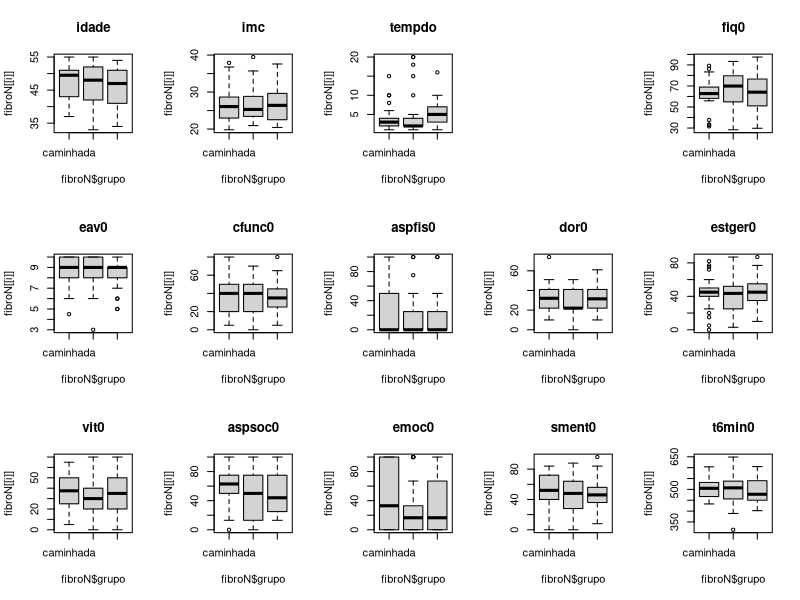

This figure's R source: (Note: this script raises an error after producing the figure.)
library(readr)
library(dplyr)
library(readxl)
library(car)
library(plyr)
library(dplyr)
library(stringr)

### Opens the base file and creates a properly ordered database
fibro <- read_excel("FIBROMIALGIA.xlsx")
fibro <- fibro[c(1:6,10,7:9,11:37)]

### Labels the groups by name
fibro$grupo   <- gsub('1', 'caminhada', fibro$grupo)
fibro$grupo   <- gsub('2', 'rml', fibro$grupo)
fibro$grupo   <- gsub('3', 'controle', fibro$grupo)

### Labels menopause into two groups
fibro$menop   <- gsub('1', 'menopausa', fibro$menop)
fibro$menop   <- gsub('0', 'nao', fibro$menop)

### Transforms the continuous BMI into discrete groups and organizes columns
fibro$imccat <- cut(fibro$imc, breaks = c(-Inf, 24.9, 30, Inf),
                    labels = c("normal","sobrepeso", "obesidade"))
fibro <- subset(fibro, select = c(1:4, 38, 5:37))

# View(fibro)

### Sets the p-Value of interest that we will use to test with logical arguments
p_value = 0.05


##########


### Loops between weeks
for (n in c("0","8","16")){
  
  ### Selects the necesary columns for the analysis of each week
  positions <- c(names(fibro[1:7]), names(select(fibro, ends_with(n))))
  fibroN <- fibro %>% select(positions)
  fibroN$grupo <- ordered(fibroN$grupo, levels = c("caminhada", "rml", "controle"))
  
  ### Creates a dataframe that receives the results (names the lines)
  results <- data.frame(c("shapiro caminhada", "shapiro rml",
                          "shapiro controle", "Bartlett all","ANOVA p-value",
                          "Krustal-Wallis p-value",
                          "shapiro residuals", "Normal Residuals", "Tuckey rml-caminhada",
                          "Tuckey controle-caminhada", "Tuckey controle-rml",
                          "Chi-Squared for Menopause", "Chi-Squared for IMC",
                          "two-way ANOVA for Grupo and IMC",
                          "two-way ANOVA for Grupo and Menopausa"), row.names = TRUE)
  
  ### Creates the boxplot lattice
  namebox <- sprintf("Boxplot_das_variaveis_na_semana_%s.svg",n)
  svg(namebox, width = 16, height = 9)
  par(mfrow = c(3,5))
  
  ### Loops between variables (in columns)
  for (i in positions[-(1:2)]) {
    
    
    ### Writes results to dataframe for continuous variable
    if (i != "menop" && i != "imccat"){
      
      ### Shapiro-Wilks Test for Normality
      #   s     <- shapiro.test(fibroN[[i]])
      s1    <- shapiro.test(subset(fibroN[[i]], fibroN$grupo == "caminhada"))
      s2    <- shapiro.test(subset(fibroN[[i]], fibroN$grupo == "rml"))
      s3    <- shapiro.test(subset(fibroN[[i]], fibroN$grupo == "controle"))
      
      ### Bartlett Test for Variance
      bart  <- bartlett.test(fibroN[[i]], fibroN$grupo)
      
      ### ANOVA - One Way Test
      aovar <- aov(fibroN[[i]] ~ fibroN$grupo)
      
      ### Krustal-Wallis Non Parametric Test
      k     <- kruskal.test(fibroN[[i]] ~ fibroN$grupo)
      
      ### Shapiro-Wilks for Normality of ANOVA Residuals 
      sres <- shapiro.test(residuals(aovar))
      nres <- sres$p.value > p_value
      
      ### Tukey Test of Honest Significant Difference between groups
      tuk   <- data.frame(c(TukeyHSD(aovar)))
      tuk21 <- tuk$fibroN.grupo.p.adj[1]
      tuk31 <- tuk$fibroN.grupo.p.adj[2]
      tuk32 <- tuk$fibroN.grupo.p.adj[3]
      
      # ### Wilcoxon-Mann-Whitney Test for Pairs - could be implemented if desired
      # wmw21 <- wilcox.test(fibroN[[i]] ~ fibroN$grupo, data = fibroN)
      # wmw31 <- 
      # wmw32 <- 
      
      ### ANOVA - Two Way Test
      aoimc <- aov(fibroN[[i]] ~ fibroN$grupo + fibroN$imccat)
      aomen <- aov(fibroN[[i]] ~ fibroN$grupo + fibroN$menop)
      
      results[,names(fibroN[i])] <- c(s1$p.value, s2$p.value, s3$p.value,
                                      bart$p.value, data.frame(c(summary(aovar)))$Pr..F.[1],
                                      k$p.value,
                                      sres$p.value, nres, tuk21, tuk31, tuk32, NA, NA,
                                      data.frame(c(summary(aoimc)))$Pr..F.[1],
                                      data.frame(c(summary(aomen)))$Pr..F.[1])
      
      ### Organizes Boxplots to increase readability and visualization
      if (i == "fiq0"){  
        frame()
      }
      
      if (i == "eav8" || i == "eav16"){  
        frame()
        frame()
      }
      
      ### Writes Boxplots to lattice
      boxplot(fibroN[[i]] ~ fibroN$grupo, main = names(fibroN[i]))
      
    }
    
    ### Writes results to dataframe if categorical variable
    if (i == "menop" || i == "imccat"){
      
      ### Chi-Squared Test for the discrete variables
      csmen <- chisq.test(fibro$menop, fibro$grupo)
      csimc <- chisq.test(fibro$imccat, fibro$grupo)
      
      results[,names(fibroN[i])] <- c(NA, NA, NA, NA, NA, NA, NA, NA, NA, NA,
                                      NA, csmen$p.value, csimc$p.value, NA, NA)
      
      
    }
    
    ### DEBUG
    #print(i)
  }
  
  ### Writes results to CSV file
  write.csv(results, sprintf("results_%s.csv", n), row.names = TRUE)
  
  dev.off()
  
  ### DEBUG
  #print(n)
}

# ### cleans the environment
# rm(list = ls())


##########


### Opens reorganizes and visualizes the results for each week
results_0 <- read_csv("results_0.csv")
transposed_res0  <- t(results_0)
View(transposed_res0)
write.csv(transposed_res0, sprintf("results_0.csv"), row.names = TRUE)
results_8 <- read_csv("results_8.csv")
transposed_res8  <- t(results_8)
View(transposed_res8)
write.csv(transposed_res8, sprintf("results_8.csv"), row.names = TRUE)
results_16 <- read_csv("results_16.csv")
transposed_res16 <- t(results_16)
View(transposed_res16)
write.csv(transposed_res16, sprintf("results_16.csv"), row.names = TRUE)


##########


### Selection for Graph Creator
n = "0" #semana desejada
i = "cfunc0" #variavel desejada, verificar que variavel ?? da mesma semana
g = "rml" #grupo desejado

columns <- c(names(fibro[1:2]), i)
plotc <- fibro %>% select(columns)
plotc$grupo <- ordered(plotc$grupo, levels = c("caminhada", "rml", "controle"))
x <- subset(plotc[[i]], plotc$grupo == g)

### Creates the Plot Lattice
namehist <- sprintf("Histograma_da_variavel_%s_na_semana_%s_para_o_grupo_%s.svg", i, n, g)
svg(namehist, width = 16, height = 9)
par(mfrow = c(1,2))

### Makes histograms with fitted normal curves and density lines for each variable of each week
h <- hist(x, breaks = 13, col="white", xlab="Express??o da Vari??vel",
          ylab = "# of pacients", main = sprintf("variavel_%s_na_semana_%s_para_o_grupo_%s", i, n,g))

### Normal curve fit
diff <- (max(x, na.rm = TRUE)-min(x, na.rm = TRUE))/8
xfit <- seq((min(x, na.rm = TRUE)-diff),(max(x, na.rm = TRUE)+diff),length=100)
yfit <- dnorm(xfit,mean=mean(x, na.rm = TRUE),sd=sd(x, na.rm = TRUE))
yfit <- yfit*diff(h$mids[1:2])*length(x)
lines(xfit, yfit, col="blue", lwd=2)

### Density curve
d <- density(x, na.rm = TRUE)
lines(x = d$x, y = d$y * length(x) * diff(h$breaks)[1], lwd = 2, col="red")


### QQ-Plot for Normality
qqnorm(x)
qqline(x,col="blue")

dev.off()


###########

summario <- data.frame(c("valor minimo", "primeiro quartil", "mediana", "media", "desvio padrao", "terceiro quartil", "valor maximo"), row.names = TRUE)

### Makes the summary for the following variables and groups
for (i in c("cfunc0", "cfunc16", "aspfis0", "aspfis16", "t6min0", "t6min16")){
  for (g in c("caminhada","rml","controle")){
    print(i)
    print(g)
    columns <- c(names(fibro[1:2]), i)
    summ <- fibro %>% select(columns)
    summ$grupo <- ordered(summ$grupo, levels = c("caminhada", "rml", "controle"))
    x <- subset(summ[[i]], summ$grupo == g)

    Q3 <- quantile(x, 0.75, na.rm = TRUE) 
    Q1 <- quantile(x, 0.25, na.rm = TRUE)  
    summario[,names(fibro[i])] <- c(min(x, na.rm = TRUE), Q1, median(x, na.rm = TRUE), mean(x, na.rm = TRUE), sd(x, na.rm = TRUE), Q3, max(x, na.rm = TRUE))
    
  }
}

write.csv(summario, sprintf("summario.csv"), row.names = TRUE)
